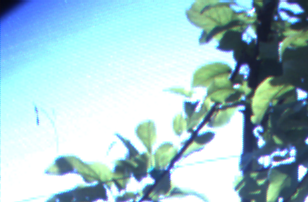
#> input picture dataset/images/20130320T004349.135000.Cam6_11.png, 308 x 202 px
$ python -i watershed.py   (imports and definitions only)   (older library calls are emulated)
#> lines starting #> are read from the running program, lines starting #| are printed output that depends on the picture; after the words box and inside, x2 and y2 are one past the last pixel; in counts of white or black regions, pixels touching at a corner belong together
#> further down, picture is the input picture: shape (202, 308, 3); mean B, G, R 204, 196.8, 162.5
# -*- coding: utf-8 -*-
"""
Created on Tue Dec 11 15:35:52 2018

@author: qiulin
"""

# import the necessary packages: skimage, imutils, cv2, numpy
from __future__ import print_function
from skimage.feature import peak_local_max
from skimage.morphology import watershed
from scipy import ndimage
import imutils
import cv2
import numpy as np

def fruit_center_size(input, min_distance=4, noise_threshold=100, boxtype='circle'):
#> called with min_distance = 4, noise_threshold = 100, boxtype = 'circle'
	image = input.copy()

	# convert the image to grayscale, then apply Otsu's thresholding
	gray = cv2.cvtColor(image, cv2.COLOR_BGR2GRAY)
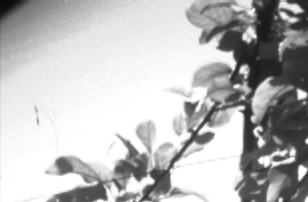
#> gray: shape (202, 308); min 9, max 255, mean 187.4
	thresh = cv2.threshold(gray, 0, 255,
		cv2.THRESH_BINARY | cv2.THRESH_OTSU)[1]
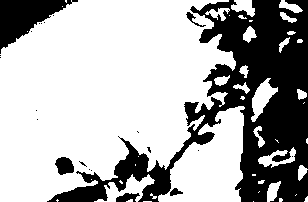
#> thresh: shape (202, 308); 68.2% white; 22 black regions (16 under 20 px)

	# find contours in the thresholded image
	_, contours, hierarchy = cv2.findContours(thresh.copy(), cv2.RETR_TREE, cv2.CHAIN_APPROX_NONE)
#> contours = 69 contours, 47 with area under 20; largest, box (x1, y1, x2, y2) and area: (0, 0, 236, 202) 33922, (158, 106, 245, 202) 4840, (94, 174, 155, 202) 550, (251, 78, 278, 122) 475, (54, 156, 75, 176) 278

	# compute the exact Euclidean distance from every binary
	# pixel to the nearest zero pixel, then find peaks in this
	# distance map
	D = ndimage.distance_transform_edt(thresh)
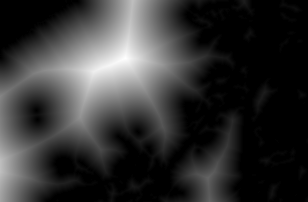
#> D: shape (202, 308) float64; min 0, max 73.98, mean 15; drawn with min black and max white
	localMax = peak_local_max(D, indices=False, min_distance=min_distance,
							  labels=thresh)
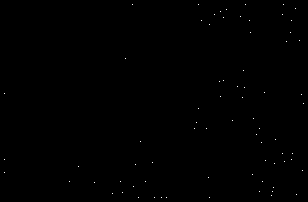
#> localMax: shape (202, 308) bool; 0.12% white in thin lines or dots

	# perform a connected component analysis on the local peaks,
	# using 8-connectivity, then apply the Watershed algorithm
	markers = ndimage.label(localMax, structure=np.ones((3, 3)))[0]
#> markers: shape (202, 308) int32; 75 distinct labels, from 0 to 74
	labels = watershed(-D, markers, mask=thresh)
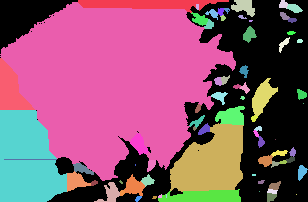
#> labels: shape (202, 308) int32; 75 distinct labels, from 0 to 74; one colour per label, 0 black

	centers = []
	fruitsizes = []
	circles = []
	rects = []
	# loop over the unique labels returned by the Watershed algorithm
	for label in np.unique(labels):
		# if the label is zero, we are examining the 'background'
		# so simply ignore it
		if label == 0:
			continue

		# otherwise, allocate memory for the label region and draw
		# it on the mask
		mask = np.zeros(gray.shape, dtype="uint8")
		mask[labels == label] = 255

		# detect contours in the mask and grab the largest one
		cnts = cv2.findContours(mask.copy(), cv2.RETR_EXTERNAL,
								cv2.CHAIN_APPROX_SIMPLE)
		cnts = imutils.grab_contours(cnts)
		c = max(cnts, key=cv2.contourArea)

		# if the contour area is too small, we treat it as noise
		# so simply ignore it
		if int(cv2.contourArea(c))<noise_threshold:
			continue
		((x, y), r) = cv2.minEnclosingCircle(c)
		rects.append(cv2.minAreaRect(c))
		circles.append(((x, y), r))
#> this loop made 75 passes
#> (x, y, r) on passes 2, 4, 13, 17, 21, 27, 28, 35, 42, 48, 53, 55: (153, 1, 75.01), (242.8, 8.69, 12.38), (198.5, 18, 9.01), (249, 34, 8.06), (117.3, 63.31, 117.7), (263, 96.5, 19.78), (17, 83.5, 30.65), (230, 114.7, 15.95), (140.7, 143.3, 11), (265.1, 158.7, 7.44), (83, 169, 11.18), (26.86, 155.5, 52.84)
#> cnts on passes 3, 7, 11, 12, 18, 19: 1 contour, all with area under 20, 1 contour, all with area under 20, 1 contour, all with area under 20, 1 contour, all with area under 20, 1 contour, all with area under 20, 1 contour, all with area under 20
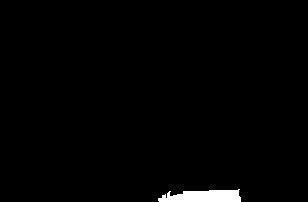
#> mask: shape (202, 308); 1.3% white; 1 white region, box (x1, y1, x2, y2) and area: (158, 189, 241, 202) 832
#> after the loop, circles = 17 items; rects = 17 items

	if boxtype == "circle":
		# consider overlapping suppression first
		i = 0
		j = 0
		while i < len(circles):
			while j < len(circles):
				if circles[i] == circles[j]:
					j += 1
					continue
				d_center = np.sqrt(
					(circles[i][0][0] - circles[j][0][0]) ** 2 + (circles[i][0][1] - circles[j][0][1]) ** 2)
				if d_center < circles[i][1] and d_center < circles[j][1]:
					r_new = 0.5 * (d_center + circles[i][1] + circles[j][1])
					x_0 = ((d_center + circles[i][1]) * circles[i][0][0] - circles[i][1] * circles[j][0][
						0]) / d_center
					y_0 = ((d_center + circles[i][1]) * circles[i][0][1] - circles[i][1] * circles[j][0][
						1]) / d_center
					x_new = r_new / circles[i][1] * (circles[i][0][0] - x_0) + x_0
					y_new = r_new / circles[i][1] * (circles[i][0][1] - y_0) + y_0
					circles[i] = None
					circles[j] = None
					i = 0
					j = 0
					circles.append(((x_new, y_new), r_new))
					while None in circles:
						circles.remove(None)
				j += 1
			i += 1
			j = 0
#> this loop made 16 passes
#> after the loop, circles = 16 items; i = 16; r_new = 132.2; x_0 = 190.3; x_new = 124.6; y_0 = -64.09; y_new = 50.68
		# after suppression, draw the a circle enclosing the object and store the center and the size
		i = 0
		for circle in circles:
			x = circle[0][0]
			y = circle[0][1]
			r = circle[1]
			cv2.circle(image, (int(x), int(y)), int(r), (0, 255, 0), 1)
			cv2.putText(image, "#{}".format(i + 1), (int(x) - 10, int(y)),
						cv2.FONT_HERSHEY_SIMPLEX, 0.6, (0, 0, 255), 1)
			centers.append((x, y))
			fruitsizes.append(np.pi * r * r)
			i = i + 1
#> this loop made 16 passes
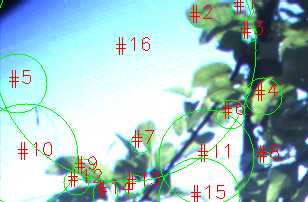
#> image: shape (202, 308, 3); 4.76% of pixels changed, all inside (x1, y1, x2, y2) = (0, 0, 283, 202)
#> after the loop, centers = [(242.8, 8.69), (198.5, 18), (249, 34), (263, 96.5), (17, 83.5), (230, 114.7), (140.7, 143.3), (265.1, 158.7), (83, 169), (26.86, 155.5), (206.5, 157.5), (76.93, 182), (134.9, 185.5), (105.4, 193.4), (199, 198.4), (124.6, 50.68)]; fruitsizes = [481.5, 255.3, 204.2, 1229.2, 2950.8, 798.8, 379.9, 173.7, 392.7, 8771.1, 7503.7, 564.6, 441.7, 589.6, 5296, 54946.1]; i = 16
	else:
		# draw a rectangle enclosing the object and store the center and the size
		i = 0
		for rect in rects:
			box = cv2.boxPoints(rect)
			box = np.int0(box)
			centers.append(rect[0])
			fruitsizes.append(rect[1][0] * rect[1][1])
			cv2.drawContours(image, [box], 0, (0, 255, 0), 1)
			cv2.putText(image, "#{}".format(i + 1), (int(rect[0][0]) - 10, int(rect[0][1])),
						cv2.FONT_HERSHEY_SIMPLEX, 0.6, (0, 0, 255), 1)
			i = i + 1
	print("[INFO] {} unique segments found".format(i+1))
#| [INFO] 17 unique segments found

	return image, centers, fruitsizes

>>> import cv2
>>> picture = cv2.imread('dataset/images/20130320T004349.135000.Cam6_11.png')
>>> result = fruit_center_size(picture)

$ run again, on dataset/images/20130320T004353.706594.Cam6_22.png
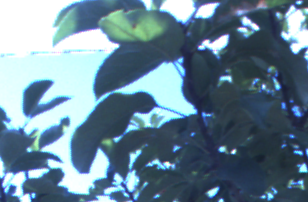
#> input picture dataset/images/20130320T004353.706594.Cam6_22.png, 308 x 202 px
#> picture is the input picture: shape (202, 308, 3); mean B, G, R 147.9, 130.7, 103.4
#> in fruit_center_size, `thresh = cv2.threshold(gray, 0, 255, cv2.THRESH_BINARY | cv2.THRESH_OT..`:
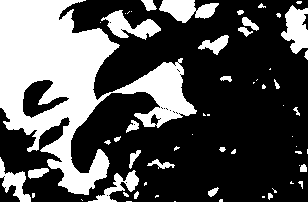
#> thresh: shape (202, 308); 33.2% white; 60 white regions (32 under 20 px)
#> contours = 87 contours, 68 with area under 20; largest, box (x1, y1, x2, y2) and area: (0, 0, 197, 195) 15772, (22, 79, 70, 119) 902, (281, 5, 308, 54) 768, (159, 0, 219, 23) 752, (101, 10, 161, 40) 734
#> localMax: shape (202, 308) bool; 0.16% white in thin lines or dots
#> markers: shape (202, 308) int32; 98 distinct labels, from 0 to 97
#> labels: shape (202, 308) int32; 98 distinct labels, from 0 to 97
#> the loop in fruit_center_size, `for label in np.unique(labels): # if the label is zero, we are examini..` made 98 passes
#> (x, y, r) on passes 4, 7, 10, 12, 15, 17, 18, 19: (177.1, 6.74, 18.22), (206.5, 10, 13.46), (296.5, 16.5, 13.51), (117.8, 24.75, 15.34), (150.9, 26.32, 9.86), (139.8, 31.8, 8.88), (293, 29.5, 13.2), (42.5, 56.39, 70.61)
#> after the loop in fruit_center_size, `for label in np.unique(labels):`: circles = 29 items
#> the loop in fruit_center_size, `while i < len(circles):` made 45 passes
#> i on passes 1 to 8: 1, 2, 3, 4, 5, 6, 1, 2
#> after the loop in fruit_center_size, `while i < len(circles):`: circles = 26 items; i = 26; r_new = 23.42; x_0 = 95.42; x_new = 78.73; y_0 = 88.75; y_new = 105.2
#> the loop in fruit_center_size, `for circle in circles:` made 26 passes
#> after the loop in fruit_center_size, `for circle in circles:`:
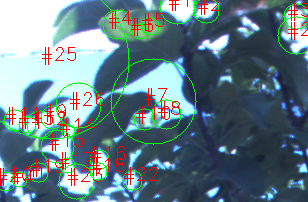
#> image: shape (202, 308, 3); 6.52% of pixels changed, all inside (x1, y1, x2, y2) = (0, 0, 308, 200)
#> after the loop in fruit_center_size, `for circle in circles:`: centers = 26 pairs, first value 5.5 to 296.5, second value 6.74 to 181.8; fruitsizes = 26 values, max 20052.5 at index 24, min 192.8 at index 13, mean 1534.6; i = 26
#| [INFO] 27 unique segments found

$ run again, on dataset/images/20130320T004410.659327.Cam6_21.png
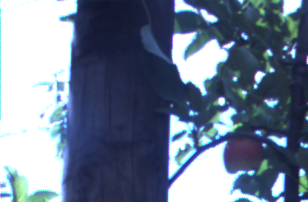
#> input picture dataset/images/20130320T004410.659327.Cam6_21.png, 308 x 202 px
#> picture is the input picture: shape (202, 308, 3); mean B, G, R 143.5, 122.3, 107.9
#> in fruit_center_size, `thresh = cv2.threshold(gray, 0, 255, cv2.THRESH_BINARY | cv2.THRESH_OT..`:
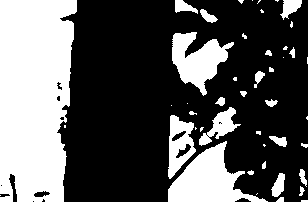
#> thresh: shape (202, 308); 34.7% white; 46 white regions (22 under 20 px)
#> contours = 57 contours, 34 with area under 20; largest, box (x1, y1, x2, y2) and area: (0, 0, 77, 202) 13240, (168, 141, 268, 202) 2751, (172, 32, 234, 96) 1876, (168, 115, 196, 179) 1062, (199, 107, 241, 146) 551
#> localMax: shape (202, 308) bool; 0.1% white in thin lines or dots
#> markers: shape (202, 308) int32; 63 distinct labels, from 0 to 62
#> labels: shape (202, 308) int32; 63 distinct labels, from 0 to 62
#> the loop in fruit_center_size, `for label in np.unique(labels): # if the label is zero, we are examini..` made 63 passes
#> (x, y, r) on passes 3, 4, 7, 10, 12, 19, 34, 36: (292, 9.5, 13.09), (183, 5.5, 9.68), (208.5, 14.5, 9.62), (184, 40, 14.42), (38, 98, 105.1), (205, 65.95, 29.12), (224.5, 114.5, 11.42), (230.8, 125, 9.28)
#> after the loop in fruit_center_size, `for label in np.unique(labels):`: circles = 17 items
#> the loop in fruit_center_size, `while i < len(circles):` made 17 passes
#> after the loop in fruit_center_size, `while i < len(circles):`: i = 17
#> the loop in fruit_center_size, `for circle in circles:` made 17 passes
#> after the loop in fruit_center_size, `for circle in circles:`:
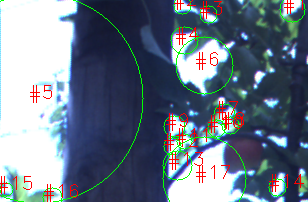
#> image: shape (202, 308, 3); 4.26% of pixels changed, all inside (x1, y1, x2, y2) = (0, 0, 306, 202)
#> after the loop in fruit_center_size, `for circle in circles:`: centers = [(292, 9.5), (183, 5.5), (208.5, 14.5), (184, 40), (38, 98), (205, 65.95), (224.5, 114.5), (230.8, 125), (174.2, 126), (216.5, 128.5), (184.9, 141.7), (172, 146.5), (177.5, 165.5), (277.5, 187.5), (6.35, 189.3), (52.88, 197), (204.4, 178.2)]; fruitsizes = [538, 294.6, 290.6, 653.5, 34711.4, 2663.7, 410, 270.8, 413.3, 290.6, 241.9, 311.8, 717.9, 271.8, 168.5, 372, 5805.6]; i = 17
#| [INFO] 18 unique segments found

$ run again, on dataset/images/20130320T004416.754705.Cam6_52.png
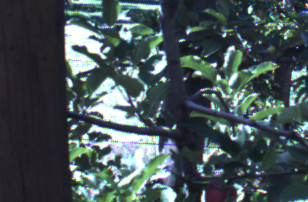
#> input picture dataset/images/20130320T004416.754705.Cam6_52.png, 308 x 202 px
#> picture is the input picture: shape (202, 308, 3); mean B, G, R 86, 83.8, 70
#> thresh: shape (202, 308); 20.1% white; 170 white regions (116 under 20 px)
#> contours = 215 contours, 173 with area under 20; largest, box (x1, y1, x2, y2) and area: (68, 124, 177, 202) 3602, (78, 77, 145, 127) 1286, (64, 19, 110, 77) 1252, (211, 50, 259, 117) 602, (117, 2, 162, 21) 321
#> localMax: shape (202, 308) bool; 0.4% white in thin lines or dots, all inside (x1, y1, x2, y2) = (69, 4, 304, 198)
#> markers: shape (202, 308) int32; 252 distinct labels, from 0 to 251
#> labels: shape (202, 308) int32; 252 distinct labels, from 0 to 251
#> the loop in fruit_center_size, `for label in np.unique(labels): # if the label is zero, we are examini..` made 252 passes
#> cnts on passes 6, 9, 11: 1 contour, all with area under 20, 1 contour, all with area under 20, 1 contour, all with area under 20
#> after the loop in fruit_center_size, `for label in np.unique(labels):`: circles = 20 items
#> the loop in fruit_center_size, `while i < len(circles):` made 20 passes
#> after the loop in fruit_center_size, `while i < len(circles):`: i = 20
#> the loop in fruit_center_size, `for circle in circles:` made 20 passes
#> (x, y, r) on passes 1 to 8: (85, 1.5, 16.07), (77.7, 34.9, 17.54), (125, 34.5, 8.08), (94, 46, 9.43), (80.74, 58.39, 18.86), (157.7, 65.26, 10.27), (132.4, 76.21, 11.21), (102, 89.5, 14.71)
#> after the loop in fruit_center_size, `for circle in circles:`:
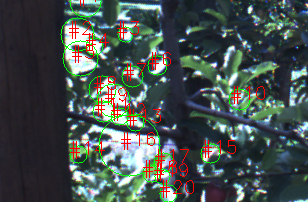
#> image: shape (202, 308, 3); 4.62% of pixels changed, all inside (x1, y1, x2, y2) = (60, 0, 265, 202)
#> after the loop in fruit_center_size, `for circle in circles:`: centers = 20 items, first 6: (85, 1.5), (77.7, 34.9), (125, 34.5), (94, 46), (80.74, 58.39), (157.7, 65.26); fruitsizes = [811.3, 966.7, 205, 279.6, 1117.6, 331.1, 395.1, 679.4, 936.7, 430.8, 392.9, 299.1, 277.3, 307.2, 359.9, 3144.9, 321.2, 257, 241.9, 269.4]; i = 20
#| [INFO] 21 unique segments found
